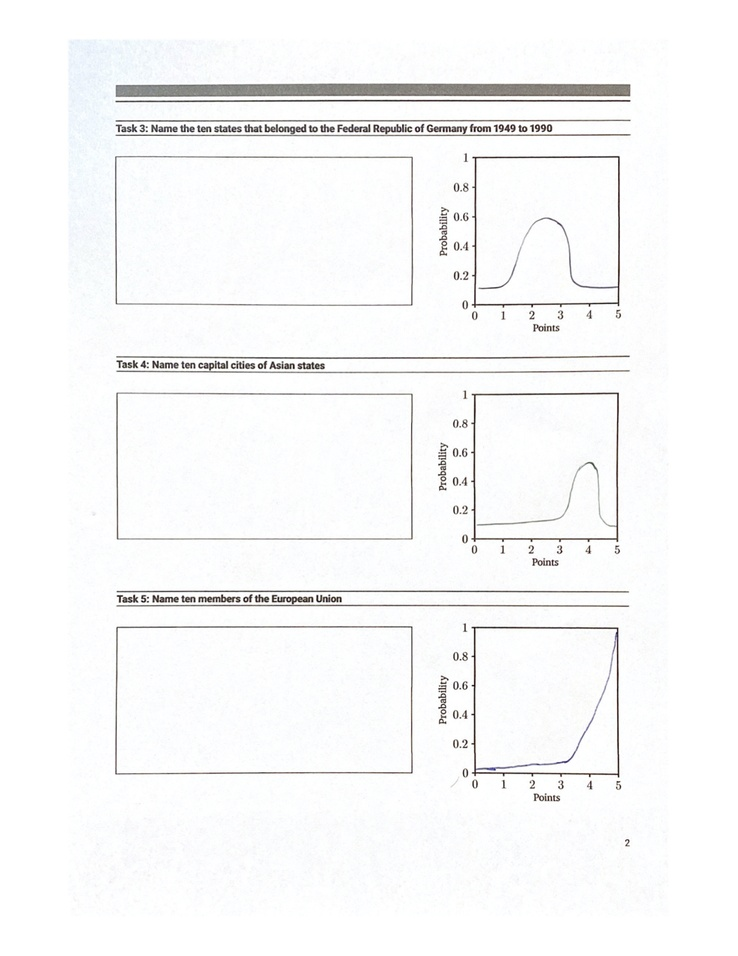
#> input picture Subjects/subject_2.jpg, 738 x 956 px, shrunk from 1275 x 1650 before the run
$ python ReadPdf.py
#> lines starting #> are read from the running program, lines starting #| are printed output that depends on the picture; after the words box and inside, x2 and y2 are one past the last pixel; in counts of white or black regions, pixels touching at a corner belong together
import numpy as np
import cv2

folder_path = f'Subjects'
picture_name = f'subject_2'


def sort_contours(cnts, method="left-to-right"):
    """
    From the internet.
    https://www.pyimagesearch.com/2015/04/20/
    sorting-contours-using-python-and-opencv/
    """
    # initialize the reverse flag and sort index
    reverse = False
    i = 0

    # handle if we need to sort in reverse
    if method == "right-to-left" or method == "bottom-to-top":
        reverse = True

    # handle if we are sorting against the y-coordinate rather than
    # the x-coordinate of the bounding box
    if method == "top-to-bottom" or method == "bottom-to-top":
        i = 1

    # construct the list of bounding boxes and sort them from top to
    # bottom
    boundingBoxes = [cv2.boundingRect(c) for c in cnts]
    (cnts, boundingBoxes) = zip(*sorted(zip(cnts, boundingBoxes),
                                        key=lambda b: b[1][i],
                                        reverse=reverse))

    # return the list of sorted contours and bounding boxes
    return (cnts, boundingBoxes)


def box_extraction(cropped_dir_path="./Cropped/"):
    """
    Mainly from the internet.
    https://medium.com/coinmonks/a-box-detection-algorithm-
    for-any-image-containing-boxes-756c15d7ed26
    """
#> called with cropped_dir_path = './Cropped/'

    # Read the image
    img = cv2.imread(f'{folder_path}/{picture_name}.jpg', 0)
#> img: shape (956, 738); min 6, max 255, mean 248

    # Thresholding the image
    (thresh, img_bin) = cv2.threshold(img, 128, 255,
                                      cv2.THRESH_BINARY | cv2.THRESH_OTSU)
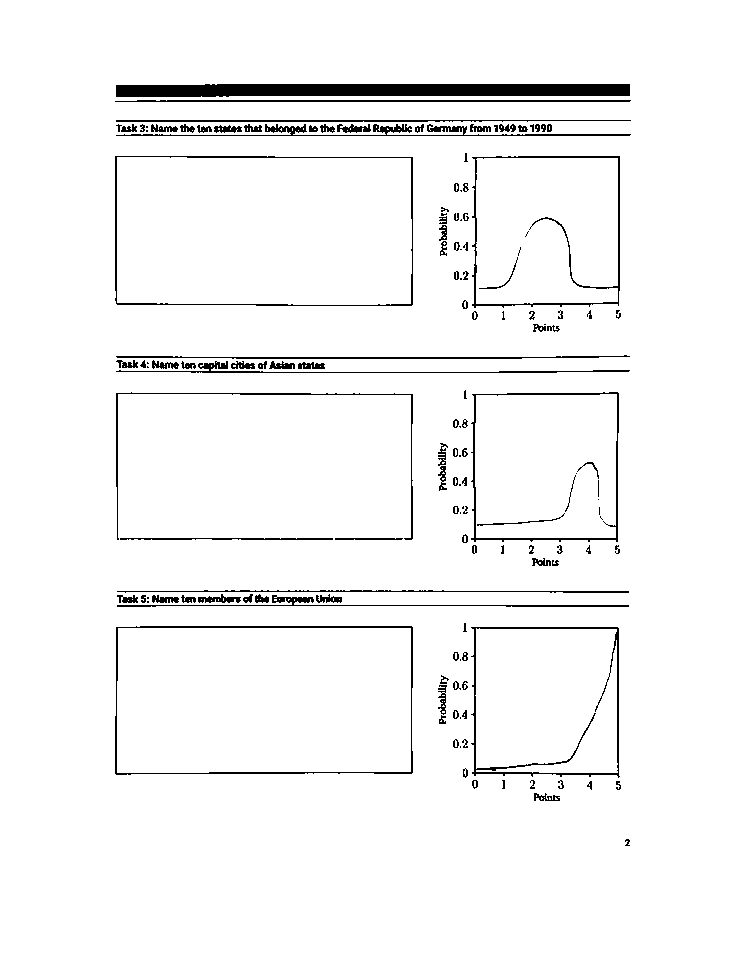
#> img_bin: shape (956, 738); 96.2% white; 147 black regions (34 under 20 px), largest, box (x1, y1, x2, y2) and area: (116, 84, 630, 97) 6181, (471, 627, 620, 778) 1549, (115, 626, 413, 775) 1500
#> thresh = 189
    # Invert the image
    img_bin = 255 - img_bin
    cv2.imwrite(f'{folder_path}/{picture_name}_binary.jpg', img_bin)

    # -------------------------- KERNEL ------------------------------------- #

    # Defining a kernel length
    kernel_length = np.array(img).shape[1] // 80
#> kernel_length = 9

    # A verticle kernel of (1 X kernel_length)
    # which will detect all the verticle lines from the image.
    verticle_kernel = cv2.getStructuringElement(cv2.MORPH_RECT, (1, kernel_length))
#> verticle_kernel = [1, 1, 1, 1, 1, 1, 1, 1, 1]

    # A horizontal kernel of (kernel_length X 1),
    # which will help to detect all the horizontal line from the image.
    hori_kernel = cv2.getStructuringElement(cv2.MORPH_RECT, (kernel_length, 1))

    # A kernel of (3 X 3) ones.
    kernel = cv2.getStructuringElement(cv2.MORPH_RECT, (3, 3))

    # ------------------- MORPHOLOGICAL OPERATIONS -------------------------- #

    # Morphological operation to detect verticle lines from an image
    img_temp1 = cv2.erode(img_bin, verticle_kernel, iterations=3)
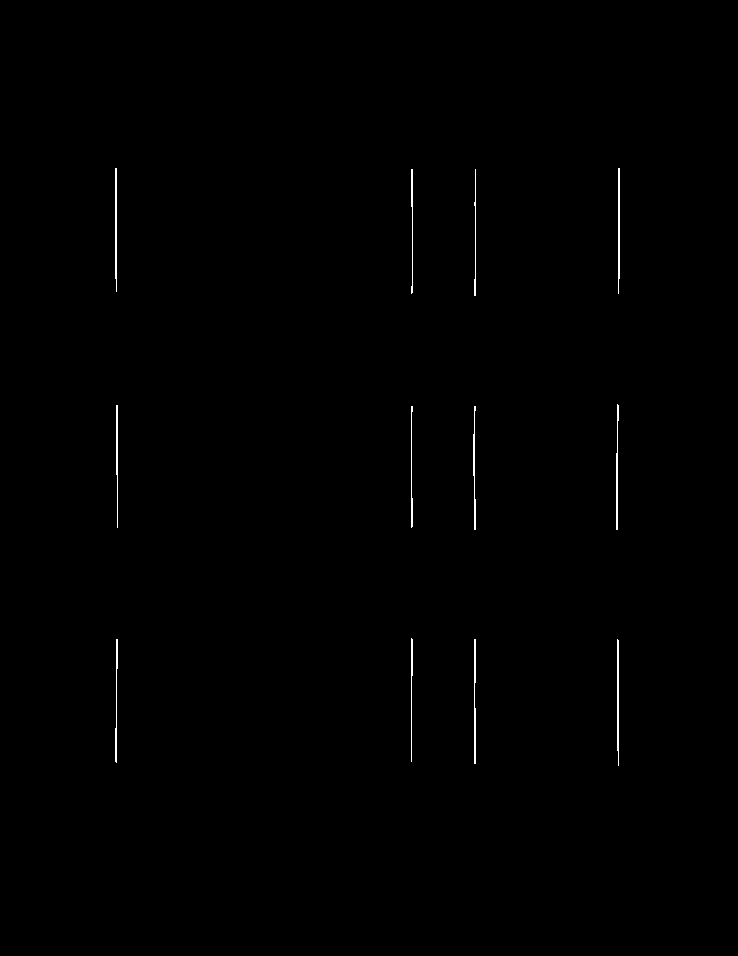
#> img_temp1: shape (956, 738); 0.34% white in thin lines or dots, all inside (x1, y1, x2, y2) = (115, 168, 620, 766)
    verticle_lines_img = cv2.dilate(img_temp1, verticle_kernel, iterations=3)
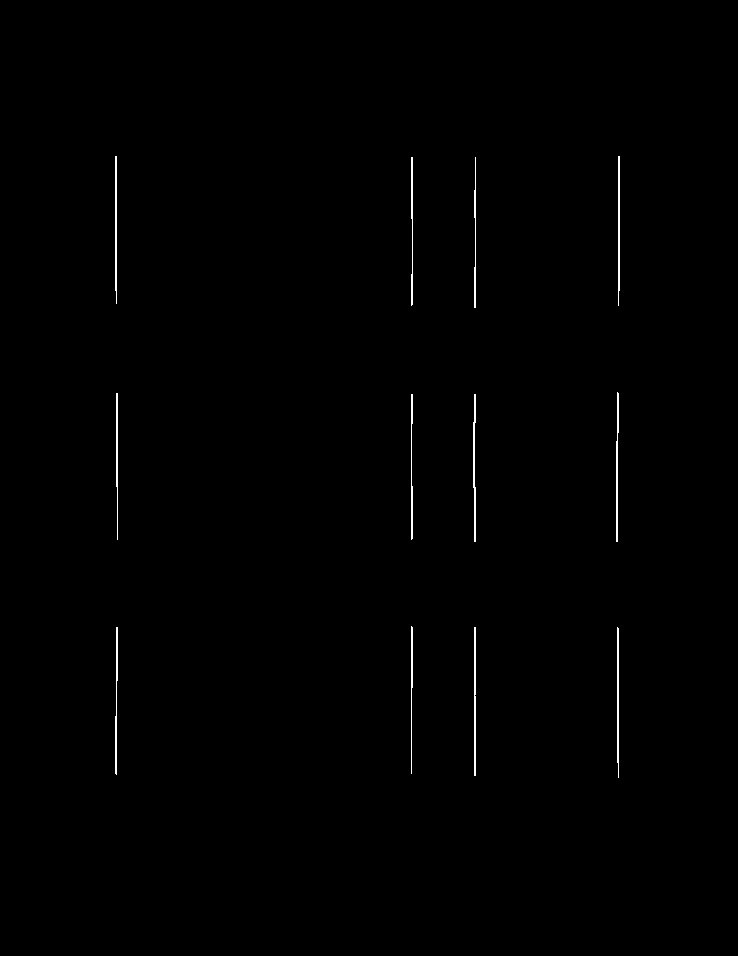
#> verticle_lines_img: shape (956, 738); 0.45% white in thin lines or dots, all inside (x1, y1, x2, y2) = (115, 156, 620, 778)
    cv2.imwrite("PDFs/verticle_lines.jpg", verticle_lines_img)

    # Morphological operation to detect horizontal lines from an image
    img_temp2 = cv2.erode(img_bin, hori_kernel, iterations=3)
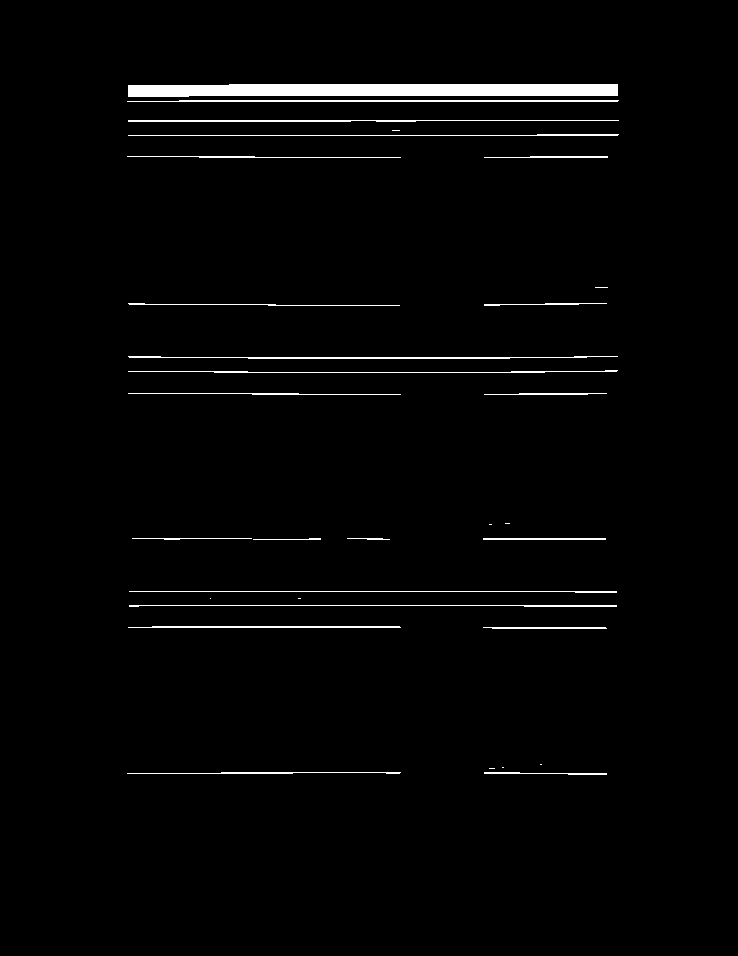
#> img_temp2: shape (956, 738); 2% white; 31 white regions (9 under 20 px), largest, box (x1, y1, x2, y2) and area: (128, 84, 618, 97) 5840, (127, 100, 619, 102) 931, (128, 356, 618, 359) 797
    horizontal_lines_img = cv2.dilate(img_temp2, hori_kernel, iterations=3)
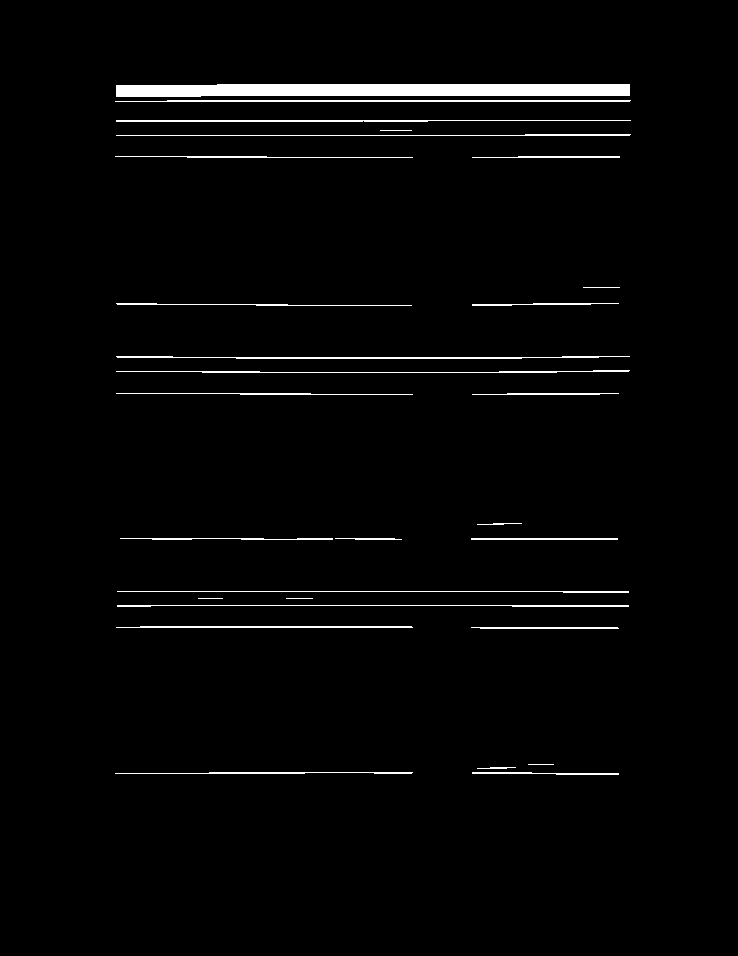
#> horizontal_lines_img: shape (956, 738); 2.2% white; 28 white regions, largest, box (x1, y1, x2, y2) and area: (116, 84, 630, 97) 6152, (115, 100, 631, 102) 979, (116, 356, 630, 359) 893
    cv2.imwrite("PDFs/horizontal_lines.jpg", horizontal_lines_img)

    # ------------------------ COMBINING LINES ------------------------------ #

    # Weighting parameters, this will decide the quantity
    # of an image to be added to make a new image.
    alpha = 0.5
    beta = 1.0 - alpha

    # This function helps to add two image with specific weight parameter
    # to get a third image as summation of two image.
    img_final_bin = cv2.addWeighted(verticle_lines_img, alpha,
                                    horizontal_lines_img, beta, 0.0)
    img_final_bin = cv2.erode(~img_final_bin, kernel, iterations=2)
    (thresh, img_final_bin) = cv2.threshold(img_final_bin, 128, 255,
                                            cv2.THRESH_BINARY | cv2.THRESH_OTSU)
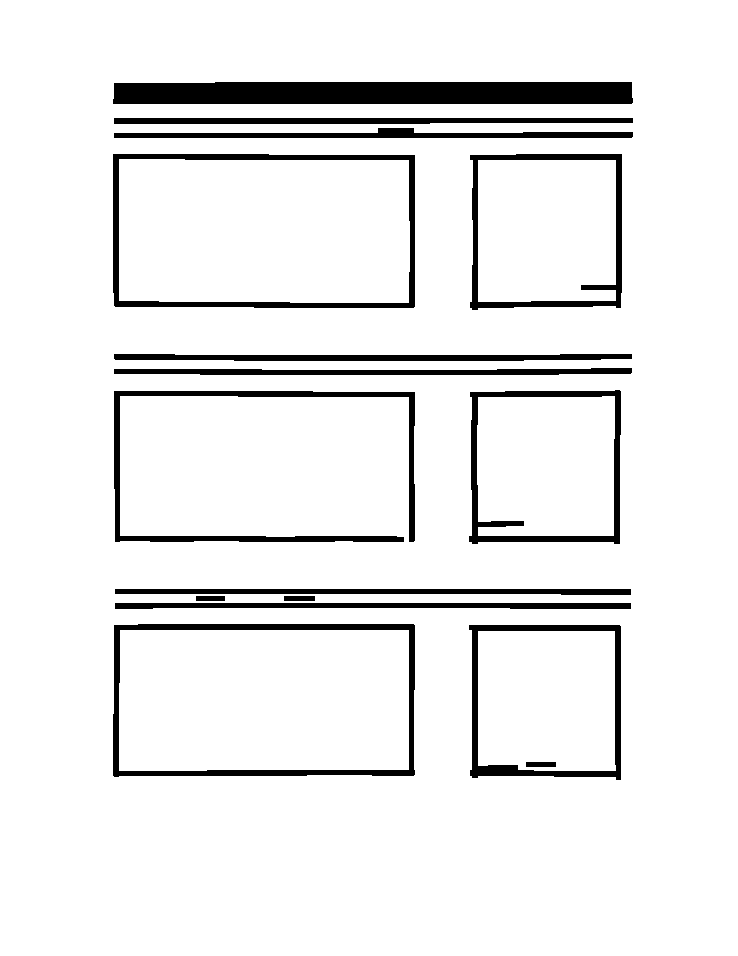
#> img_final_bin: shape (956, 738); 92.3% white; 16 black regions
#> thresh = 127

    # FOR DEBUGGING
    # Enable this line to see verticle and horizontal
    # lines in the image which is used to find boxes
    cv2.imwrite("PDFs/img_final_bin.jpg", img_final_bin)

    # ------------------- FIND AND SORT CONTOURS ---------------------------- #

    # Find contours for image, which will detect all the boxes
    contours, hierarchy = cv2.findContours(
        img_final_bin, cv2.RETR_TREE, cv2.CHAIN_APPROX_SIMPLE)
#> contours = 22 contours; largest, box (x1, y1, x2, y2) and area: (0, 0, 738, 956) 703835, (112, 153, 416, 309) 46658, (112, 623, 416, 778) 46099, (119, 159, 410, 303) 40944, (119, 630, 409, 771) 40206

    # Sort all the contours by top to bottom.
    (contours, boundingBoxes) = sort_contours(contours, method="top-to-bottom")
#> in sort_contours, `boundingBoxes = [cv2.boundingRect(c) for c in cnts]`: boundingBoxes = 22 items, first 6: (0, 0, 738, 956), (468, 624, 154, 157), (478, 631, 138, 140), (525, 761, 32, 7), (112, 623, 304, 155), (119, 630, 290, 141)
#> in sort_contours, `(cnts, boundingBoxes) = zip(*sorted(zip(cnts, boundingBoxes), key=lamb..`: cnts has the same summary as contours in box_extraction; boundingBoxes = 22 items, first 6: (0, 0, 738, 956), (112, 81, 522, 24), (113, 117, 521, 8), (113, 127, 521, 12), (469, 153, 154, 158), (112, 153, 304, 156)

    # ------------------- ITERATE AND CUT -------------------------- #

    # Because the algorithm always finds 2 times the same contour,
    # where the first one is slightly to big, we skip always the first
    skip_matching_contour = True

    num_of_pdf = 0
    for c in enumerate(contours):
        # Returns the location and width,height for every contour
        x, y, w, h = cv2.boundingRect(c)

        # If width and height is geater than 80 pixel
        # and it is approximately square,
        # we save the contour.
        if 1.05 * h > w > 80 and 80 < h < 1.05 * w:
            if not skip_matching_contour:
                num_of_pdf += 1
                new_img = img[y:y + h, x:x + w]
                cv2.imwrite(f'PDFs/pdf_{num_of_pdf}.jpg', new_img)
            skip_matching_contour = not skip_matching_contour
#> this loop made 1 pass
#> c on pass 1: (0, [[0, 0], [0, 955], [737, 955], [737, 0]])
#> after the loop, num_of_pdf = 0


#> (the run stopped early here; a loop or call above may not have finished)
